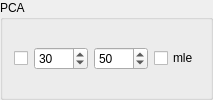
        <widget class="QGroupBox" name="groupBox_11">
         <property name="title">
          <string>PCA</string>
         </property>
         <layout class="QGridLayout" name="gridLayout_52">
          <item row="0" column="0">
           <layout class="QGridLayout" name="gridLayout_21">
            <item row="0" column="0">
             <widget class="QCheckBox" name="checkBox_pca">
              <property name="text">
               <string/>
              </property>
             </widget>
            </item>
            <item row="0" column="1">
             <widget class="QSpinBox" name="spinBox_pca">
              <property name="minimum">
               <number>1</number>
              </property>
              <property name="maximum">
               <number>1000</number>
              </property>
              <property name="value">
               <number>30</number>
              </property>
             </widget>
            </item>
            <item row="0" column="2">
             <widget class="QSpinBox" name="spinBox_pca_lim">
              <property name="minimum">
               <number>1</number>
              </property>
              <property name="maximum">
               <number>1000</number>
              </property>
              <property name="value">
               <number>50</number>
              </property>
             </widget>
            </item>
            <item row="0" column="3">
             <widget class="QCheckBox" name="checkBox_pca_mle">
              <property name="text">
               <string>mle</string>
              </property>
             </widget>
            </item>
           </layout>
          </item>
         </layout>
        </widget>
